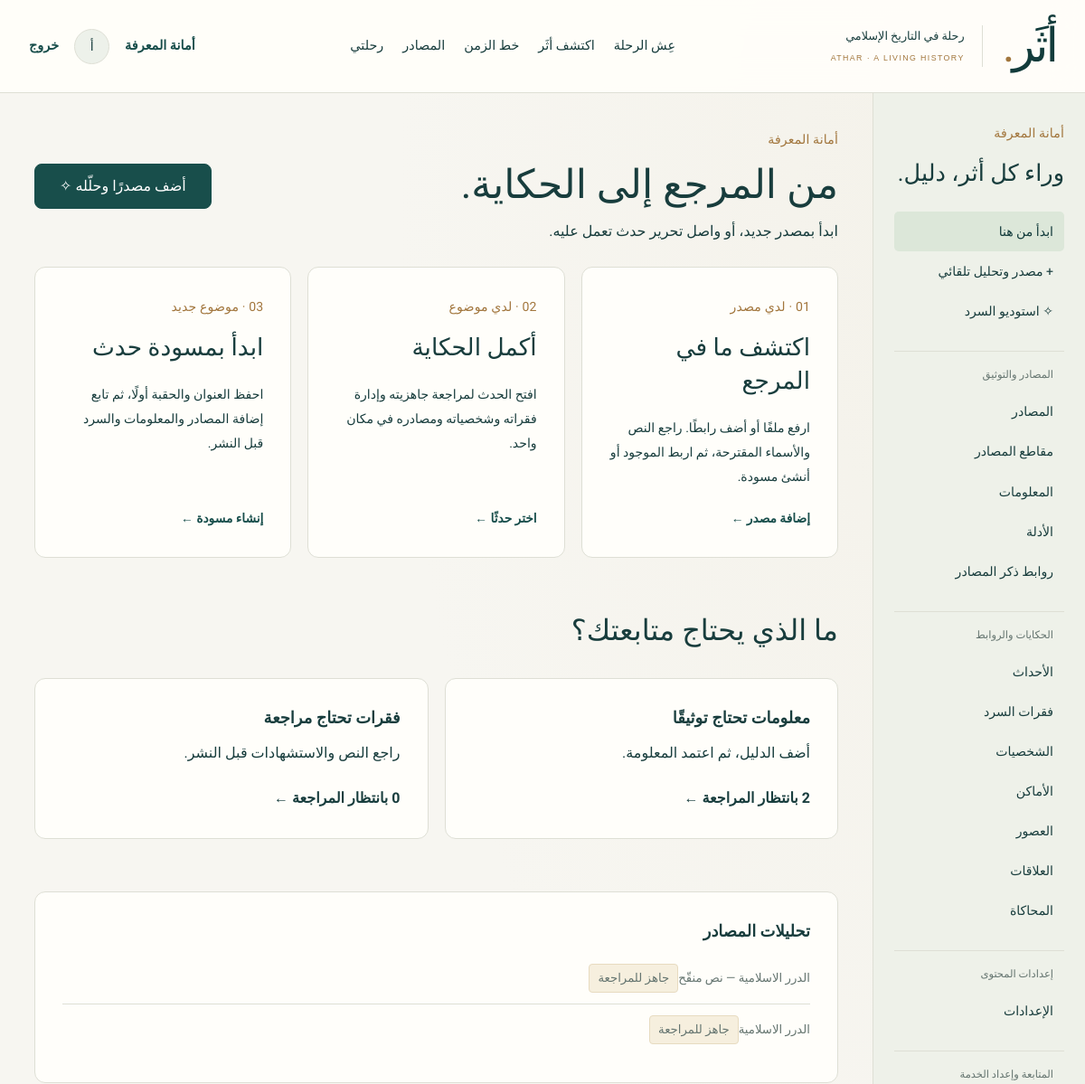
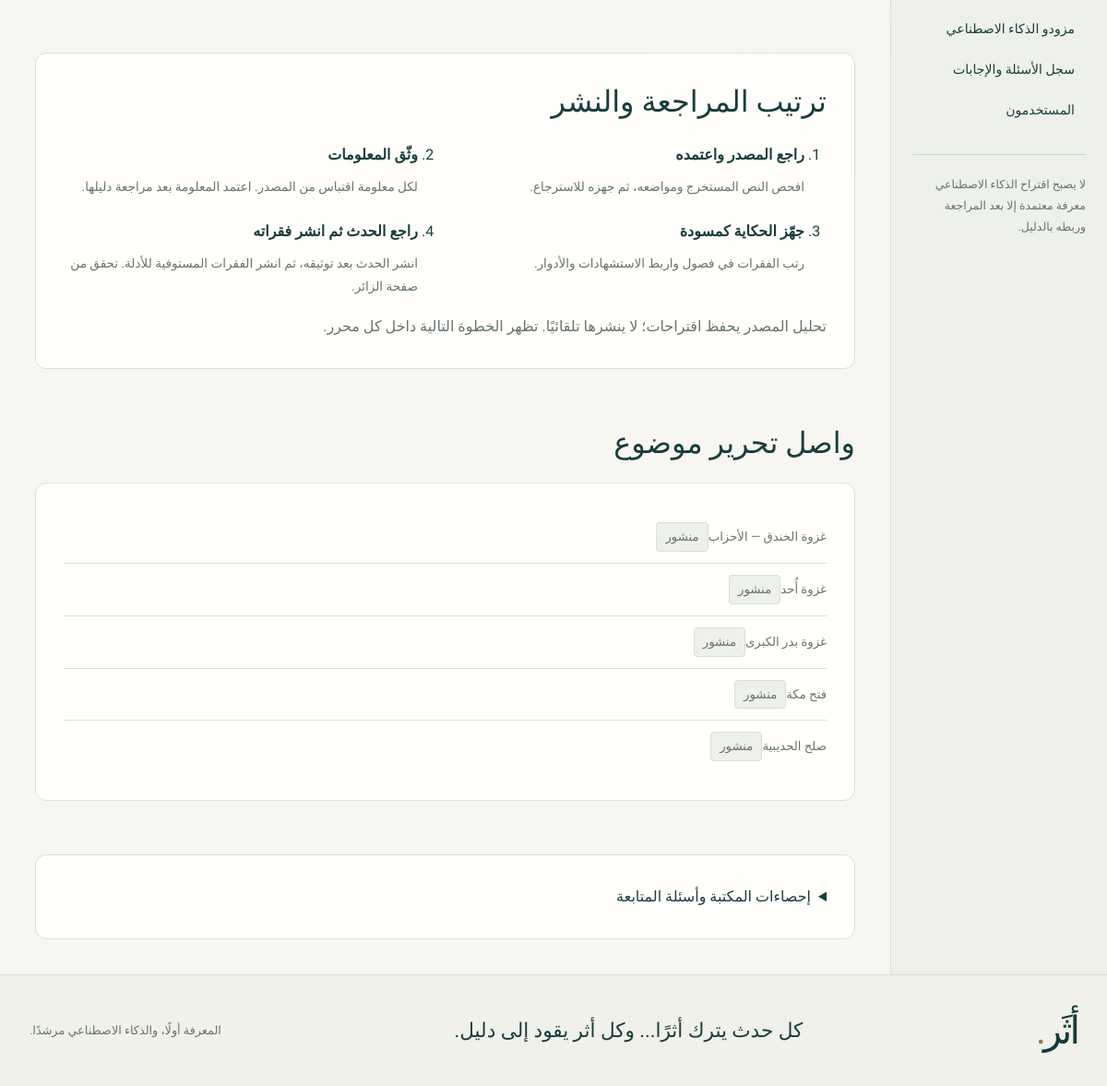
Page /dashboard/ (signed in) on the committed database (2 pictures, top to bottom).
### apps/accounts/models.py (models this page shows)
class User(AbstractUser):
    class Role(models.TextChoices):
        ADMIN = 'ADMIN', 'أمين المعرفة'
        USER = 'USER', 'مستكشف'
    role = models.CharField(max_length=5, choices=Role.choices, default=Role.USER)
    @property
    def is_admin(self):
        return self.is_active and (self.role == self.Role.ADMIN or self.is_superuser)

### apps/dashboard/models.py (models this page shows)
class SourceAnalysis(models.Model):
    source = models.ForeignKey('sources.HistoricalSource', on_delete=models.PROTECT, related_name='analyses')
    created_by = models.ForeignKey(settings.AUTH_USER_MODEL, on_delete=models.PROTECT)
    configuration = models.ForeignKey('ai.ProviderConfiguration', null=True, blank=True, on_delete=models.PROTECT)
    status = models.CharField(max_length=16, default='QUEUED', choices=[('QUEUED','في قائمة التحليل'),('RUNNING','جارٍ تحليل المصدر'),('REVIEW','جاهز للمراجعة'),('PARTIAL','تحليل جزئي'),('FAILED','تعذر التحليل'),('APPLIED','حُفظت اختيارات المحرر')])
    entities = models.JSONField(default=list)
    processed_chunk_ids = models.JSONField(default=list)
    failed_chunk_ids = models.JSONField(default=list)
    error_message = models.CharField(max_length=500, blank=True)
    provider = models.CharField(max_length=30, blank=True)
    model = models.CharField(max_length=160, blank=True)
    saved_entity_ids = models.JSONField(default=list)
    created_at = models.DateTimeField(auto_now_add=True)
    updated_at = models.DateTimeField(auto_now=True)
    class Meta:
        ordering = ['-created_at']

### apps/history/models.py (models this page shows, shortened)
class Entity(models.Model):
    class Kind(models.TextChoices):
        EVENT = 'event', 'حدث'
        PERSON = 'person', 'شخصية'
        PLACE = 'place', 'مكان'
        SOURCE = 'source', 'مصدر'
        ERA = 'era', 'حقبة'
    title = models.CharField('العنوان', max_length=240, db_index=True)
    slug = models.SlugField('الرابط المختصر', max_length=240, unique=True, allow_unicode=True)
    kind = models.CharField(max_length=10, choices=Kind.choices, editable=False)
    description = models.TextField('بين يديك المشهد', blank=True)
    status = models.CharField('حالة النشر', max_length=12, choices=Status.choices, default=Status.DRAFT, db_index=True)
    is_demo = models.BooleanField('محتوى تجريبي يحتاج مراجعة', default=False)
    ai_suggested = models.BooleanField('اقتراح ذكاء اصطناعي', default=False)
    reviewed_by = models.ForeignKey(settings.AUTH_USER_MODEL, null=True, blank=True, on_delete=models.SET_NULL, related_name='reviewed_entities', editable=False)
    created_by = models.ForeignKey(settings.AUTH_USER_MODEL, null=True, blank=True, on_delete=models.SET_NULL, related_name='created_entities', editable=False)
    created_at = models.DateTimeField(auto_now_add=True)
    updated_at = models.DateTimeField(auto_now=True)
    deleted_at = models.DateTimeField(null=True, blank=True, editable=False)
    objects = EntityQuerySet.as_manager()
    class Meta:
        ordering = ['title']

class HistoricalEvent(Entity):
    class Precision(models.TextChoices):
        EXACT = 'exact', 'تاريخ محدد'
        YEAR = 'year', 'السنة فقط'
        MONTH = 'month', 'الشهر والسنة'
        APPROXIMATE = 'approximate', 'تقريبي'
        UNKNOWN = 'unknown', 'غير محدد'
    class EventType(models.TextChoices):
        JOURNEY = 'journey', 'رحلة وتحول'
        BATTLE = 'battle', 'معركة'
        TREATY = 'treaty', 'عهد وصلح'
        CULTURE = 'culture', 'علم وحضارة'
    english_title = models.CharField('العنوان الإنجليزي', max_length=240, blank=True)
    narrative = models.TextField('ماذا حدث؟', blank=True)
    hijri_label = models.CharField('التاريخ الهجري', max_length=100, blank=True)
    gregorian_label = models.CharField('التاريخ الميلادي', max_length=100, blank=True)
    year_order = models.IntegerField('سنة الترتيب هـ', null=True, blank=True, db_index=True)
    date_precision = models.CharField('دقة التاريخ', max_length=15, choices=Precision.choices, default=Precision.UNKNOWN)
    era = models.ForeignKey(HistoricalEra, verbose_name='الحقبة', on_delete=models.PROTECT, related_name='events')
    location = models.ForeignKey(HistoricalPlace, verbose_name='المكان', on_delete=models.SET_NULL, null=True, blank=True, related_name='events')
    event_type = models.CharField('نوع الحدث', max_length=15, choices=EventType.choices, default=EventType.JOURNEY)
    context = models.TextField('ما الذي سبق الحدث؟', blank=True)
    causes = models.TextField('الأسباب', blank=True)
    decisions = models.TextField('القرارات', blank=True)
    consequences = models.TextField('النتائج', blank=True)
    aftermath = models.TextField('ما الذي حدث بعد ذلك؟', blank=True)
    persons = models.ManyToManyField(HistoricalPerson, verbose_name='الشخصيات', blank=True, related_name='events')
    places = models.ManyToManyField(HistoricalPlace, verbose_name='الأماكن المرتبطة', blank=True, related_name='related_events')
    sources = models.ManyToManyField('sources.HistoricalSource', verbose_name='المصادر', blank=True, related_name='events')
    related_events = models.ManyToManyField('self', verbose_name='الأحداث المرتبطة', blank=True)
    featured_image = models.URLField('رابط الصورة HTTPS', blank=True)
    class Meta:
        ordering = ['year_order', 'id']

### apps/dashboard/views.py (the view)
# urls.py: path('dashboard/', dashboard.dashboard, name='dashboard'),
@admin_required
def dashboard(request):
    stats = [(label, model.objects.count(), key) for key, (model, label) in REGISTRY.items() if key in ['events', 'persons', 'places', 'sources']]
    stats += [('ادعاءات تنتظر المراجعة', HistoricalClaim.objects.filter(status__in=[Status.DRAFT, Status.REVIEW]).count(), 'claims'),
              ('مصادر غير معالجة', HistoricalSource.objects.filter(processed_at__isnull=True).count(), 'sources'),
              ('أسئلة تحتاج مراجعة', AIQueryLog.objects.filter(needs_review=True).count(), 'logs')]
    from .models import SourceAnalysis
    from apps.history.models import StoryPassage
    return render(request, 'dashboard/home.html', admin_context(stats=stats,
        pending_claims=HistoricalClaim.objects.filter(status__in=[Status.DRAFT, Status.REVIEW]).count(),
        pending_passages=StoryPassage.objects.filter(status__in=[Status.DRAFT, Status.REVIEW]).count(),
        review_runs=SourceAnalysis.objects.select_related('source').filter(status__in=['REVIEW', 'PARTIAL', 'FAILED'])[:6],
        recent_events=HistoricalEvent.objects.exclude(status=Status.ARCHIVED).order_by('-updated_at')[:5],
        logs=AIQueryLog.objects.select_related('user', 'event')[:6]))

### templates/dashboard/home.html (shortened to what this page needs)
{% extends 'dashboard/base.html' %}{% block admin_content %}
<header class="section-heading"><div><p class="eyebrow">أمانة المعرفة</p><h1>من المرجع إلى الحكاية.</h1><p>ابدأ بمصدر جديد، أو واصل تحرير حدث تعمل عليه.</p></div><a class="button" href="{% url 'source-intake' %}">أضف مصدرًا وحلّله ✧</a></header>
<div class="admin-start-grid"><a class="paper start-card" href="{% url 'source-intake' %}"><span class="eyebrow">01 · لدي مصدر</span><h2>اكتشف ما في المرجع</h2><p>ارفع ملفًا أو أضف رابطًا. راجع النص والأسماء المقترحة، ثم اربط الموجود أو أنشئ مسودة.</p><strong>إضافة مصدر ←</strong></a><a class="paper start-card" href="{% url 'dashboard-list' 'events' %}"><span class="eyebrow">02 · لدي موضوع</span><h2>أكمل الحكاية</h2><p>افتح الحدث لمراجعة جاهزيته وإدارة فقراته وشخصياته ومصادره في مكان واحد.</p><strong>اختر حدثًا ←</strong></a><a class="paper start-card" href="{% url 'dashboard-new' 'events' %}"><span class="eyebrow">03 · موضوع جديد</span><h2>ابدأ بمسودة حدث</h2><p>احفظ العنوان والحقبة أولًا، ثم تابع إضافة المصادر والمعلومات والسرد قبل النشر.</p><strong>إنشاء مسودة ←</strong></a></div>
<section class="section"><div class="section-heading"><h2>ما الذي يحتاج متابعتك؟</h2></div><div class="admin-start-grid"><a class="paper" href="{% url 'dashboard-list' 'claims' %}?status=pending"><h3>معلومات تحتاج توثيقًا</h3><p>أضف الدليل، ثم اعتمد المعلومة.</p><strong>{{ pending_claims }} بانتظار المراجعة ←</strong></a><a class="paper" href="{% url 'dashboard-list' 'passages' %}?status=pending"><h3>فقرات تحتاج مراجعة</h3><p>راجع النص والاستشهادات قبل النشر.</p><strong>{{ pending_passages }} بانتظار المراجعة ←</strong></a></div>
{% if review_runs %}<div class="paper section"><h3>تحليلات المصادر</h3>{% for run in review_runs %}<a class="list-link" href="{% url 'source-analysis' run.pk %}"><span>{{ run.source.title }}</span><span class="badge interpretation">{{ run.get_status_display }}</span></a>{% endfor %}</div>{% endif %}</section>
<section class="paper section"><h2>ترتيب المراجعة والنشر</h2><ol class="admin-process"><li><strong>راجع المصدر واعتمده</strong><span>افحص النص المستخرج ومواضعه، ثم جهزه للاسترجاع.</span></li><li><strong>وثّق المعلومات</strong><span>لكل معلومة اقتباس من المصدر. اعتمد المعلومة بعد مراجعة دليلها.</span></li><li><strong>جهّز الحكاية كمسودة</strong><span>رتب الفقرات في فصول واربط الاستشهادات والأدوار.</span></li><li><strong>راجع الحدث ثم انشر فقراته</strong><span>انشر الحدث بعد توثيقه، ثم انشر الفقرات المستوفية للأدلة. تحقق من صفحة الزائر.</span></li></ol><p class="muted">تحليل المصدر يحفظ اقتراحات؛ لا ينشرها تلقائيًا. تظهر الخطوة التالية داخل كل محرر.</p></section>
<section class="section"><h2>واصل تحرير موضوع</h2><div class="paper">{% for event in recent_events %}<a class="list-link" href="{% url 'dashboard-edit' 'events' event.pk %}"><span>{{ event.title }}</span><span class="badge neutral">{{ event.get_status_display }}</span></a>{% empty %}<a class="text-link" href="{% url 'dashboard-new' 'events' %}">أنشئ أول حدث ←</a>{% endfor %}</div></section>
<details class="paper section"><summary>إحصاءات المكتبة وأسئلة المتابعة</summary></details>{% endblock %}

### templates/base.html (shortened to what this page needs)
{% load static %}<!doctype html>
<html lang="ar" dir="rtl">
<head>
  <link rel="stylesheet" href="{% static 'css/athar.css' %}?v=20261001-2"><script defer src="{% static 'js/athar.js' %}?v=20261004-5"></script>
  <link rel="stylesheet" href="{% static 'css/experience.css' %}?v=20261003-4">
  <link rel="stylesheet" href="{% static 'css/story.css' %}?v=20261004-6">
</head>
<body>
<header class="site-header">
  <a class="brand" href="{% url 'landing' %}" aria-label="أثَر، الرئيسية"><span class="wordmark">أثَر<span class="brand-dot">.</span></span><span class="brand-caption">رحلة في التاريخ الإسلامي<br><small lang="en">ATHAR · A LIVING HISTORY</small></span></a>
  <nav class="main-nav" aria-label="التنقل الرئيسي"><a href="{% url 'journey' %}" >عِش الرحلة</a><a href="{% url 'discover' %}" >اكتشف أثَر</a><a href="{% url 'timeline' %}" >خط الزمن</a><a href="{% url 'search' %}?kind=source">المصادر</a><a href="{% url 'library' %}">رحلتي</a></nav>
  <div class="account-nav">{% if user.is_authenticated %}{% if user.is_admin %}<a class="text-link" href="{% url 'dashboard' %}">أمانة المعرفة</a>{% endif %}<a class="avatar" href="{% url 'profile' %}" aria-label="ملفي الشخصي">{{ user.first_name|default:user.username|slice:':1' }}</a><form method="post" action="{% url 'logout' %}">{% csrf_token %}<button class="text-link" type="submit">خروج</button></form>{% else %}<a class="text-link" href="{% url 'login' %}">تسجيل الدخول</a><a class="button small" href="{% url 'journey' %}">ابدأ الرحلة</a>{% endif %}</div>
</header>
<main id="main">{% block content %}{% endblock %}</main>
<footer class="site-footer"><a class="wordmark" href="/">أثَر<span class="brand-dot">.</span></a><p>كل حدث يترك أثرًا... وكل أثر يقود إلى دليل.</p><span>المعرفة أولًا، والذكاء الاصطناعي مرشدًا.</span></footer>
</body></html>

### rows in the picture
User: first_name "أ"
SourceAnalysis: source "الدرر الاسلامية — نص منقّح", status "جاهز للمراجعة"
SourceAnalysis: source "الدرر الاسلامية", status "جاهز للمراجعة"
HistoricalEvent: title "غزوة الخندق — الأحزاب", status "منشور"
HistoricalEvent: title "غزوة أُحد", status "منشور"
HistoricalEvent: title "غزوة بدر الكبرى", status "منشور"
HistoricalEvent: title "فتح مكة", status "منشور"
HistoricalEvent: title "صلح الحديبية", status "منشور"

### other values in the picture
{{ group }} "المصادر والتوثيق" "الحكايات والروابط" "إعدادات المحتوى"
{{ label }} "المصادر" "مقاطع المصادر" "المعلومات" "الأدلة" "روابط ذكر المصادر" "الأحداث" "فقرات السرد" "الشخصيات" "الأماكن" "العصور" "العلاقات" "المحاكاة" "الإعدادات"
